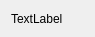
<?xml version="1.0" encoding="UTF-8"?>
<ui version="4.0">
 <class>Guild_icon</class>
 <widget class="QWidget" name="Guild_icon">
  <property name="geometry">
   <rect>
    <x>0</x>
    <y>0</y>
    <width>95</width>
    <height>37</height>
   </rect>
  </property>
  <property name="windowTitle">
   <string>Form</string>
  </property>
  <layout class="QHBoxLayout" name="horizontalLayout">
   <item>
    <widget class="QLabel" name="name">
     <property name="text">
      <string>TextLabel</string>
     </property>
    </widget>
   </item>
  </layout>
 </widget>
 <resources/>
 <connections/>
</ui>
